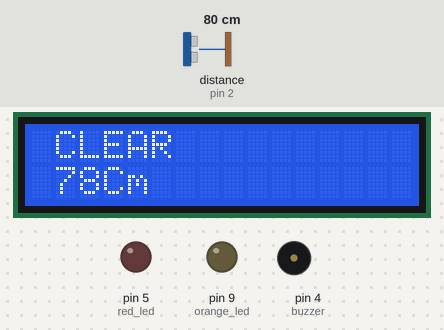
Recording of a sketch running on a simulated Arduino Uno, built with avr-gcc and run on an emulated ATmega328P. On the bench: 16×2 character LCD, output pins drawn as LEDs (lit = HIGH), buzzer (waves = sounding). Wiring (inferred from the names in the program): ultrasonic range finder: trigger pin 3; echo pin 2. Inputs (shaded band) come from the test bench; at power-on: distance to the obstacle (sensor on pin 2) 80 cm. The echo pulse lasts 58.3 µs per cm; pins used as bus, display or sensor lines are not drawn; what the sketch prints to the serial monitor is not drawn.

Above: at 1.2 s.
1.3 s: distance to the obstacle (sensor on pin 2) set to 2 cm
At 2.4 s:
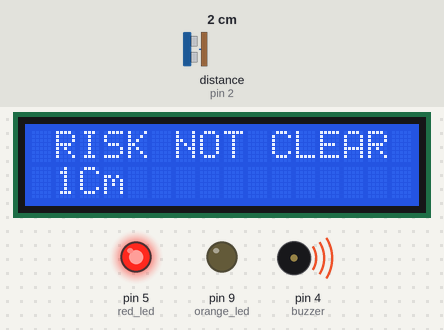
3.4 s: distance to the obstacle (sensor on pin 2) set to 9 cm
At 4.8 s:
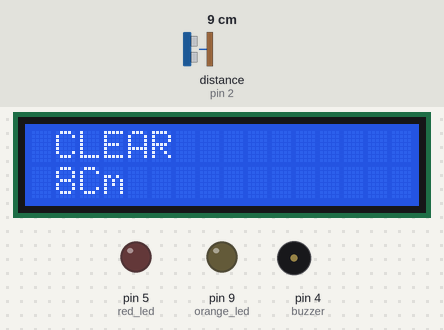
6.4 s: distance to the obstacle (sensor on pin 2) set to 4 cm
At 9.3 s:
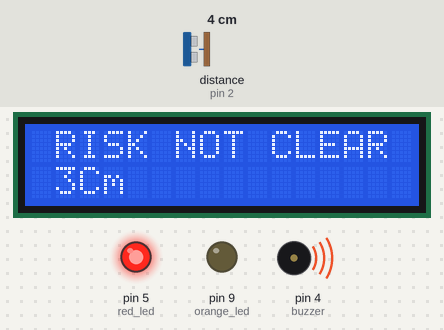
9.4 s: distance to the obstacle (sensor on pin 2) set to 18 cm
At 10.2 s:
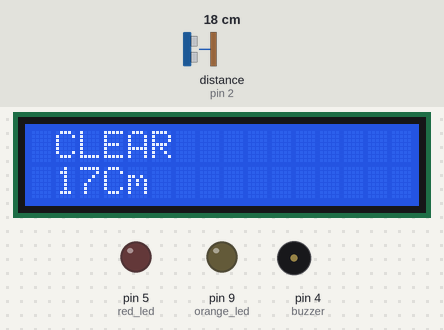
12.4 s: distance to the obstacle (sensor on pin 2) set to 35 cm
At 13.6 s:
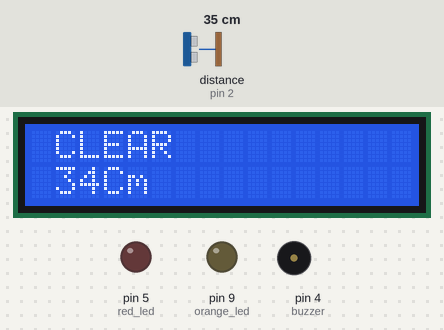
15.4 s: distance to the obstacle (sensor on pin 2) set to 120 cm
At 16.3 s:
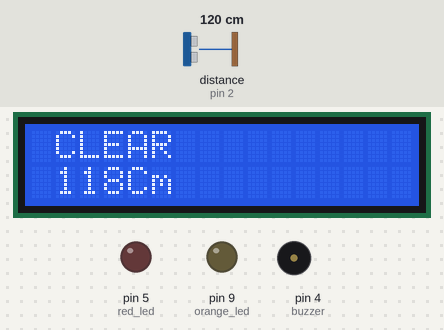
Timing chart, 0 to 18.4 s (numbered marks = the images above; inputs shaded):
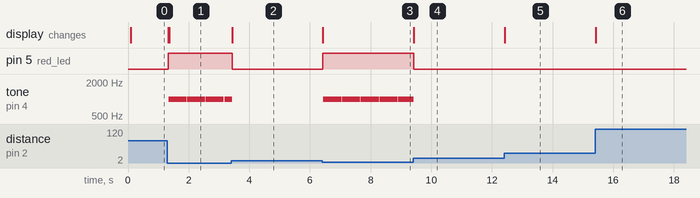

The sketch:

arduino_proximity_sense.ino
```cpp
#include <Wire.h>
#include <LiquidCrystal_I2C.h>

#define echoPin 2
#define trigPin 3

const int red_led = 5;
const int orange_led = 9;
const int buzzer = 4;

//a5 >> SCL
//a4 >> SDA

int state = LOW;

long duration;
int distance;

unsigned long previousMillis = 0;
unsigned int interval = 1000;

bool warning = false;
bool danger = false;

LiquidCrystal_I2C lcd(0x27, 16, 2);

void setup() {
  pinMode(trigPin, OUTPUT);
  pinMode(red_led, OUTPUT);
  pinMode(orange_led, OUTPUT);
  pinMode(echoPin, INPUT);
  Serial.begin(115200);
  lcd.begin();

  lcd.backlight();
  lcd.clear();
  lcd.setCursor(1, 0);
  lcd.print("Starting up");
  digitalWrite(trigPin, LOW);
  delayMicroseconds(2);
}
void loop() {
  unsigned long currentMillis = millis();

  digitalWrite(trigPin, HIGH);
  delayMicroseconds(10);
  digitalWrite(trigPin, LOW);

  duration = pulseIn(echoPin, HIGH);
  // Calculating the distance
  distance = duration * 0.034 / 2;

  Serial.print("Distance: ");
  Serial.print(distance);

  if (distance > 3.5 and distance <= 4) {
    lcd.clear();
    lcd.setCursor(1, 0);
    lcd.print("WARN NOT CLEAR");
    lcd.setCursor(1, 1);
    lcd.print(distance);
    lcd.print("Cm");
    interval = 1000;
    if (currentMillis - previousMillis >= interval) {
      previousMillis = currentMillis;

      if (state == LOW) {
        noTone(buzzer);
      }
      state = HIGH;
    } else {
      tone(buzzer, 1000);
      state = LOW;
    }

    digitalWrite(orange_led, HIGH);
    digitalWrite(red_led, LOW);
  } else if (distance <= 3.5) {
    lcd.clear();
    lcd.setCursor(1, 0);
    lcd.print("RISK NOT CLEAR");
    lcd.setCursor(1, 1);
    lcd.print(distance);
    lcd.print("Cm");

    interval = 600;
    if (currentMillis - previousMillis >= interval) {
      previousMillis = currentMillis;

      if (state == LOW) {
        noTone(buzzer);
      }
      state = HIGH;
    } else {
      tone(buzzer, 1000);
      state = LOW;
    }
    digitalWrite(orange_led, LOW);
    digitalWrite(red_led, HIGH);
  } else {
    lcd.clear();
    lcd.setCursor(1, 0);
    lcd.print("CLEAR");
    lcd.setCursor(1, 1);
    lcd.print(distance);
    lcd.print("Cm");
    noTone(buzzer);
    digitalWrite(orange_led, LOW);
    digitalWrite(red_led, LOW);
  }


}
//  if (warning == true and danger == false){
//    interval =1000;
//  }else{
//    interval = 800;
//  }
//  Serial.println(" cm");


//  if (currentMillis - previousMillis >= interval) {
//    // save the last time you blinked the LED
//    previousMillis = currentMillis;
//
//    // if the LED is off turn it on and vice-versa:
//    if (ledState == LOW) {
//      ledState = HIGH;
//    } else {
//      ledState = LOW;
//    }
//
//    // set the LED with the ledState of the variable:
//    digitalWrite(ledPin, ledState);
//  }
```

Measured:
- after the input at 1.3 s, pin 5 (red_led): LOW → HIGH at once; tone on pin 4 (buzzer): alternates 1000 Hz for 0.59 s and silent for 0.02 s, starting at once; the display: changes at once (image 1)
- after the input at 3.4 s, pin 5 (red_led): HIGH → LOW at once; the display: changes at once (image 2)
- after the input at 6.4 s, pin 5 (red_led): LOW → HIGH at once; tone on pin 4 (buzzer): alternates 1000 Hz for 0.60 s and silent for 0.02 s, starting after 0.05 s; the display: changes at once (image 3)
- after the input at 9.4 s, pin 5 (red_led): HIGH → LOW at once; the display: changes at once (image 4)
- after the input at 12.4 s, the display: changes at once (image 5)
- after the input at 15.4 s, the display: changes at once (image 6)
